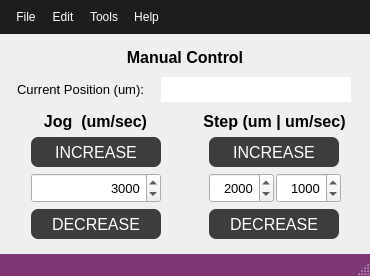
<?xml version="1.0" encoding="UTF-8"?>
<ui version="4.0">
 <class>Window_MotionControl</class>
 <widget class="QMainWindow" name="Window_MotionControl">
  <property name="geometry">
   <rect>
    <x>0</x>
    <y>0</y>
    <width>370</width>
    <height>276</height>
   </rect>
  </property>
  <property name="sizePolicy">
   <sizepolicy hsizetype="Fixed" vsizetype="Fixed">
    <horstretch>0</horstretch>
    <verstretch>0</verstretch>
   </sizepolicy>
  </property>
  <property name="minimumSize">
   <size>
    <width>370</width>
    <height>276</height>
   </size>
  </property>
  <property name="maximumSize">
   <size>
    <width>370</width>
    <height>276</height>
   </size>
  </property>
  <property name="windowTitle">
   <string>Motion Control</string>
  </property>
  <property name="styleSheet">
   <string notr="true">QMenuBar{
background-color:#1d1d1d;
padding:5px;
	font: 12pt &quot;MS Shell Dlg 2&quot;;
}

QMenuBar::item{
background-color:#1d1d1d;
color:#fff;
padding:5px;

}

QMenu{
color:#fff;
padding:0;
}

QMenu::item:selected{
color:#fff;
background-color:#00aba9;
}

QTableWidget{
background-color:#3d3d3d;
color:#fff;
  selection-background-color: #da532c;
border:solid;
border-width:3px;
border-color:#da532c;
}
QHeaderView::section{
background-color:qlineargradient(spread:pad, x1:0, y1:0, x2:1, y2:0, stop:0 rgba(20, 158, 217, 255), stop:1 rgba(36, 158, 217, 255));
border:none;
border-top-style:solid;
border-width:1px;
border-top-color:qlineargradient(spread:pad, x1:0, y1:0, x2:1, y2:0, stop:0 rgba(20, 158, 217, 255), stop:1 rgba(36, 158, 217, 255));
color:#fff;

}
QHeaderView{
background-color:qlineargradient(spread:pad, x1:0, y1:0, x2:1, y2:0, stop:0 rgba(20, 158, 217, 255), stop:1 rgba(36, 158, 217, 255));

border:none;
border-top-style:solid;
border-width:1px;
border-top-color:#149ED9;
color:#fff;
	font: 75 12pt &quot;Calibri&quot;;
}

QTableCornerButton::section{
border:none;
background-color:#149ED9;
}

QListWidget{
background-color:#3d3d3d;
color:#fff;
}

QMenu{
background-color:#3d3d3d;
}
QStatusBar{
background-color:#7e3878;
color:#fff;
}

QPushButton{
border-style:solid;
background-color:#3d3d3d;
color:#fff;
border-radius:7px;
}

QPushButton:disabled {
background-color: rgb(204, 0, 0);
}

QPushButton:hover{
color:#ccc;
	background-color: qlineargradient(spread:pad, x1:0.517, y1:0, x2:0.517, y2:1, stop:0 rgba(45, 45, 45, 255), stop:0.505682 rgba(45, 45, 45, 255), stop:1 rgba(29, 29, 29, 255));
	border-color:#2d89ef;
border-width:2px;
}

QPushButton:pressed{
background-color: qlineargradient(spread:pad, x1:0.517, y1:0, x2:0.517, y2:1, stop:0 rgba(29, 29, 29, 255), stop:0.505682 rgba(45, 45, 45, 255), stop:1 rgba(29, 29, 29, 255));
}


QTabWidget::tab{
background-color:#3d3d3d;
}

QLineEdit{
border-radius:0;
}

QProgressBar{
border-radius:0;
text-align:center;
color:#fff;
background-color:transparent;
border: 2px solid #e3a21a;
border-radius:7px;
	font: 75 12pt &quot;Open Sans&quot;;

}

QProgressBar::chunk{
background-color:#2d89ef;
width:20px;
}</string>
  </property>
  <widget class="QWidget" name="centralwidget">
   <layout class="QGridLayout" name="gridLayout_2">
    <item row="0" column="0" colspan="2">
     <layout class="QHBoxLayout" name="horizontalLayout_6">
      <item>
       <spacer name="horizontalSpacer">
        <property name="orientation">
         <enum>Qt::Horizontal</enum>
        </property>
        <property name="sizeHint" stdset="0">
         <size>
          <width>40</width>
          <height>20</height>
         </size>
        </property>
       </spacer>
      </item>
      <item>
       <layout class="QGridLayout" name="gridLayout_4">
        <item row="0" column="0">
         <widget class="QLabel" name="label_ManualControl">
          <property name="sizePolicy">
           <sizepolicy hsizetype="MinimumExpanding" vsizetype="Fixed">
            <horstretch>0</horstretch>
            <verstretch>0</verstretch>
           </sizepolicy>
          </property>
          <property name="minimumSize">
           <size>
            <width>0</width>
            <height>20</height>
           </size>
          </property>
          <property name="maximumSize">
           <size>
            <width>16777215</width>
            <height>20</height>
           </size>
          </property>
          <property name="font">
           <font>
            <pointsize>12</pointsize>
            <weight>75</weight>
            <bold>true</bold>
           </font>
          </property>
          <property name="text">
           <string>Manual Control</string>
          </property>
          <property name="alignment">
           <set>Qt::AlignCenter</set>
          </property>
         </widget>
        </item>
       </layout>
      </item>
      <item>
       <spacer name="horizontalSpacer_2">
        <property name="orientation">
         <enum>Qt::Horizontal</enum>
        </property>
        <property name="sizeHint" stdset="0">
         <size>
          <width>40</width>
          <height>20</height>
         </size>
        </property>
       </spacer>
      </item>
     </layout>
    </item>
    <item row="1" column="0" colspan="2">
     <layout class="QHBoxLayout" name="horizontalLayout_5">
      <item>
       <widget class="QLabel" name="label">
        <property name="sizePolicy">
         <sizepolicy hsizetype="Fixed" vsizetype="Fixed">
          <horstretch>0</horstretch>
          <verstretch>0</verstretch>
         </sizepolicy>
        </property>
        <property name="minimumSize">
         <size>
          <width>130</width>
          <height>25</height>
         </size>
        </property>
        <property name="maximumSize">
         <size>
          <width>130</width>
          <height>25</height>
         </size>
        </property>
        <property name="font">
         <font>
          <pointsize>10</pointsize>
         </font>
        </property>
        <property name="text">
         <string>Current Position (um):</string>
        </property>
       </widget>
      </item>
      <item>
       <widget class="QLineEdit" name="lineEdit_MachinePosition">
        <property name="minimumSize">
         <size>
          <width>190</width>
          <height>25</height>
         </size>
        </property>
        <property name="maximumSize">
         <size>
          <width>190</width>
          <height>25</height>
         </size>
        </property>
        <property name="font">
         <font>
          <pointsize>10</pointsize>
         </font>
        </property>
        <property name="alignment">
         <set>Qt::AlignCenter</set>
        </property>
        <property name="readOnly">
         <bool>true</bool>
        </property>
       </widget>
      </item>
     </layout>
    </item>
    <item row="2" column="0">
     <layout class="QGridLayout" name="gridLayout_6">
      <item row="0" column="0">
       <widget class="QLabel" name="label_ManualControl_3">
        <property name="sizePolicy">
         <sizepolicy hsizetype="MinimumExpanding" vsizetype="Fixed">
          <horstretch>0</horstretch>
          <verstretch>0</verstretch>
         </sizepolicy>
        </property>
        <property name="font">
         <font>
          <pointsize>12</pointsize>
          <weight>75</weight>
          <bold>true</bold>
         </font>
        </property>
        <property name="text">
         <string>Jog  (um/sec)</string>
        </property>
        <property name="alignment">
         <set>Qt::AlignCenter</set>
        </property>
       </widget>
      </item>
      <item row="2" column="0">
       <layout class="QGridLayout" name="gridLayout">
        <item row="0" column="0">
         <spacer name="horizontalSpacer_7">
          <property name="orientation">
           <enum>Qt::Horizontal</enum>
          </property>
          <property name="sizeHint" stdset="0">
           <size>
            <width>5</width>
            <height>10</height>
           </size>
          </property>
         </spacer>
        </item>
        <item row="0" column="2">
         <spacer name="horizontalSpacer_6">
          <property name="orientation">
           <enum>Qt::Horizontal</enum>
          </property>
          <property name="sizeHint" stdset="0">
           <size>
            <width>5</width>
            <height>10</height>
           </size>
          </property>
         </spacer>
        </item>
        <item row="0" column="1">
         <layout class="QVBoxLayout" name="verticalLayout">
          <item>
           <widget class="QPushButton" name="pushButton_IncreaseJog">
            <property name="sizePolicy">
             <sizepolicy hsizetype="Fixed" vsizetype="Fixed">
              <horstretch>0</horstretch>
              <verstretch>0</verstretch>
             </sizepolicy>
            </property>
            <property name="minimumSize">
             <size>
              <width>130</width>
              <height>30</height>
             </size>
            </property>
            <property name="maximumSize">
             <size>
              <width>130</width>
              <height>16777215</height>
             </size>
            </property>
            <property name="font">
             <font>
              <pointsize>12</pointsize>
             </font>
            </property>
            <property name="text">
             <string>INCREASE</string>
            </property>
           </widget>
          </item>
          <item>
           <widget class="QSpinBox" name="spinBox_Jog">
            <property name="sizePolicy">
             <sizepolicy hsizetype="Fixed" vsizetype="Fixed">
              <horstretch>0</horstretch>
              <verstretch>0</verstretch>
             </sizepolicy>
            </property>
            <property name="minimumSize">
             <size>
              <width>130</width>
              <height>30</height>
             </size>
            </property>
            <property name="font">
             <font>
              <pointsize>10</pointsize>
             </font>
            </property>
            <property name="alignment">
             <set>Qt::AlignRight|Qt::AlignTrailing|Qt::AlignVCenter</set>
            </property>
            <property name="minimum">
             <number>1</number>
            </property>
            <property name="maximum">
             <number>10000</number>
            </property>
            <property name="singleStep">
             <number>10</number>
            </property>
            <property name="value">
             <number>3000</number>
            </property>
           </widget>
          </item>
          <item>
           <widget class="QPushButton" name="pushButton_DecreaseJog">
            <property name="sizePolicy">
             <sizepolicy hsizetype="Fixed" vsizetype="Fixed">
              <horstretch>0</horstretch>
              <verstretch>0</verstretch>
             </sizepolicy>
            </property>
            <property name="minimumSize">
             <size>
              <width>130</width>
              <height>30</height>
             </size>
            </property>
            <property name="maximumSize">
             <size>
              <width>130</width>
              <height>16777215</height>
             </size>
            </property>
            <property name="font">
             <font>
              <pointsize>12</pointsize>
             </font>
            </property>
            <property name="text">
             <string>DECREASE</string>
            </property>
           </widget>
          </item>
         </layout>
        </item>
       </layout>
      </item>
     </layout>
    </item>
    <item row="2" column="1">
     <layout class="QVBoxLayout" name="verticalLayout_5">
      <item>
       <widget class="QLabel" name="label_ManualControl_4">
        <property name="sizePolicy">
         <sizepolicy hsizetype="MinimumExpanding" vsizetype="Fixed">
          <horstretch>0</horstretch>
          <verstretch>0</verstretch>
         </sizepolicy>
        </property>
        <property name="font">
         <font>
          <pointsize>12</pointsize>
          <weight>75</weight>
          <bold>true</bold>
         </font>
        </property>
        <property name="text">
         <string>Step (um | um/sec)</string>
        </property>
        <property name="alignment">
         <set>Qt::AlignCenter</set>
        </property>
       </widget>
      </item>
      <item>
       <layout class="QHBoxLayout" name="horizontalLayout_2">
        <item>
         <spacer name="horizontalSpacer_8">
          <property name="orientation">
           <enum>Qt::Horizontal</enum>
          </property>
          <property name="sizeHint" stdset="0">
           <size>
            <width>5</width>
            <height>10</height>
           </size>
          </property>
         </spacer>
        </item>
        <item>
         <layout class="QVBoxLayout" name="verticalLayout_SetpControlInner">
          <item>
           <widget class="QPushButton" name="pushButton_IncreaseRelativeMove">
            <property name="sizePolicy">
             <sizepolicy hsizetype="Fixed" vsizetype="Fixed">
              <horstretch>0</horstretch>
              <verstretch>0</verstretch>
             </sizepolicy>
            </property>
            <property name="minimumSize">
             <size>
              <width>130</width>
              <height>30</height>
             </size>
            </property>
            <property name="maximumSize">
             <size>
              <width>130</width>
              <height>16777215</height>
             </size>
            </property>
            <property name="font">
             <font>
              <pointsize>12</pointsize>
             </font>
            </property>
            <property name="text">
             <string>INCREASE</string>
            </property>
           </widget>
          </item>
          <item>
           <layout class="QHBoxLayout" name="horizontalLayout">
            <property name="spacing">
             <number>2</number>
            </property>
            <item>
             <widget class="QSpinBox" name="spinBox_RelativeMove">
              <property name="sizePolicy">
               <sizepolicy hsizetype="Fixed" vsizetype="Fixed">
                <horstretch>0</horstretch>
                <verstretch>0</verstretch>
               </sizepolicy>
              </property>
              <property name="minimumSize">
               <size>
                <width>65</width>
                <height>30</height>
               </size>
              </property>
              <property name="maximumSize">
               <size>
                <width>65</width>
                <height>16777215</height>
               </size>
              </property>
              <property name="font">
               <font>
                <pointsize>10</pointsize>
               </font>
              </property>
              <property name="alignment">
               <set>Qt::AlignRight|Qt::AlignTrailing|Qt::AlignVCenter</set>
              </property>
              <property name="maximum">
               <number>100000</number>
              </property>
              <property name="singleStep">
               <number>100</number>
              </property>
              <property name="value">
               <number>2000</number>
              </property>
             </widget>
            </item>
            <item>
             <widget class="QSpinBox" name="spinBox_RelativeMoveSpeed">
              <property name="minimumSize">
               <size>
                <width>65</width>
                <height>30</height>
               </size>
              </property>
              <property name="maximumSize">
               <size>
                <width>65</width>
                <height>16777215</height>
               </size>
              </property>
              <property name="font">
               <font>
                <pointsize>10</pointsize>
               </font>
              </property>
              <property name="toolTip">
               <string>Testing1</string>
              </property>
              <property name="statusTip">
               <string/>
              </property>
              <property name="alignment">
               <set>Qt::AlignRight|Qt::AlignTrailing|Qt::AlignVCenter</set>
              </property>
              <property name="maximum">
               <number>5000</number>
              </property>
              <property name="singleStep">
               <number>10</number>
              </property>
              <property name="value">
               <number>1000</number>
              </property>
             </widget>
            </item>
           </layout>
          </item>
          <item>
           <widget class="QPushButton" name="pushButton_DecreaseRelativeMove">
            <property name="sizePolicy">
             <sizepolicy hsizetype="Fixed" vsizetype="Fixed">
              <horstretch>0</horstretch>
              <verstretch>0</verstretch>
             </sizepolicy>
            </property>
            <property name="minimumSize">
             <size>
              <width>130</width>
              <height>30</height>
             </size>
            </property>
            <property name="maximumSize">
             <size>
              <width>130</width>
              <height>16777215</height>
             </size>
            </property>
            <property name="font">
             <font>
              <pointsize>12</pointsize>
             </font>
            </property>
            <property name="text">
             <string>DECREASE</string>
            </property>
           </widget>
          </item>
         </layout>
        </item>
        <item>
         <spacer name="horizontalSpacer_9">
          <property name="orientation">
           <enum>Qt::Horizontal</enum>
          </property>
          <property name="sizeHint" stdset="0">
           <size>
            <width>5</width>
            <height>10</height>
           </size>
          </property>
         </spacer>
        </item>
       </layout>
      </item>
     </layout>
    </item>
   </layout>
  </widget>
  <widget class="QMenuBar" name="menubar">
   <property name="geometry">
    <rect>
     <x>0</x>
     <y>0</y>
     <width>370</width>
     <height>40</height>
    </rect>
   </property>
   <widget class="QMenu" name="menuFile">
    <property name="title">
     <string>File</string>
    </property>
    <addaction name="actionClose"/>
   </widget>
   <widget class="QMenu" name="menuEdit">
    <property name="title">
     <string>Edit</string>
    </property>
   </widget>
   <widget class="QMenu" name="menuTools">
    <property name="title">
     <string>Tools</string>
    </property>
   </widget>
   <widget class="QMenu" name="menuHelp">
    <property name="title">
     <string>Help</string>
    </property>
   </widget>
   <addaction name="menuFile"/>
   <addaction name="menuEdit"/>
   <addaction name="menuTools"/>
   <addaction name="menuHelp"/>
  </widget>
  <widget class="QStatusBar" name="statusbar"/>
  <action name="actionClose">
   <property name="text">
    <string>Close</string>
   </property>
  </action>
 </widget>
 <resources/>
 <connections/>
</ui>
